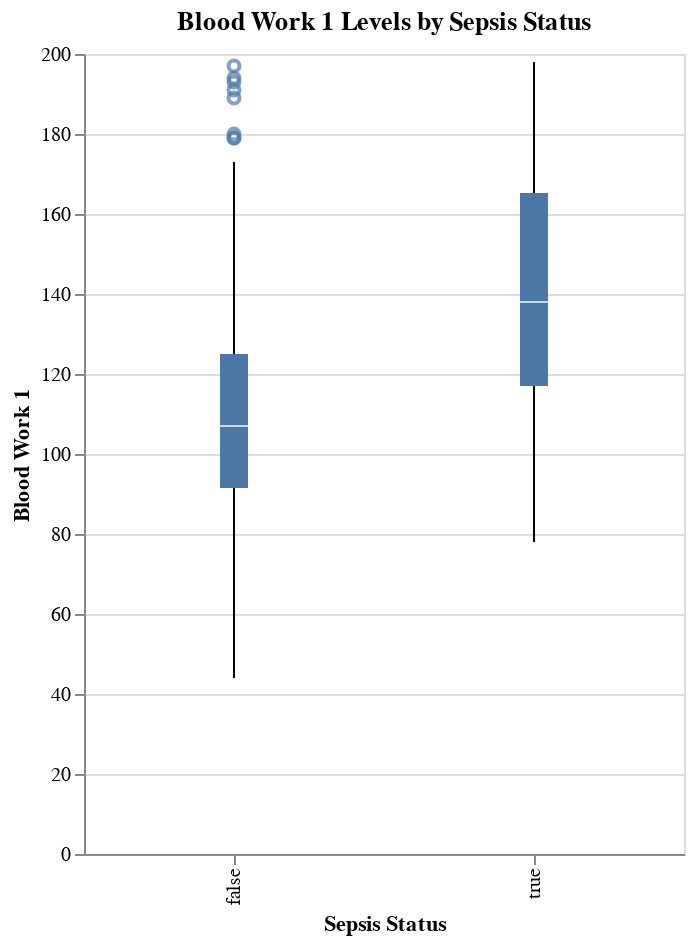

Notebook code for this chart:
### Markdown cell above
*Do patients with sepsis tend to have higher levels of Blood Work R1 compared to those without sepsis?*

### Code cell
# Create box plot for Blood Work 1 by Sepsis Status
box_plot_blood_work_1 = alt.Chart(train_df).mark_boxplot().encode(
    x=alt.X('Sepsis:N', title='Sepsis Status'),
    y=alt.Y('Blood_Work_1:Q', title='Blood Work 1')
).properties(
    width=300,
    height=400,
    title='Blood Work 1 Levels by Sepsis Status'
)

box_plot_blood_work_1

### Figure 1 — Vega-Lite specification as saved in the notebook (floating-point values rounded to 4 significant figures; data arrays with more than 128 entries replaced by an {"elided": "..."} marker saying what was removed)
{"config": {"view": {"continuousWidth": 300, "continuousHeight": 300}}, "data": {"name": "data-474081e19a18852d74d029f5b466df5a"}, "mark": {"type": "boxplot"}, "encoding": {"x": {"field": "Sepsis", "title": "Sepsis Status", "type": "nominal"}, "y": {"field": "Blood_Work_1", "title": "Blood Work 1", "type": "quantitative"}}, "height": 400, "title": "Blood Work 1 Levels by Sepsis Status", "width": 300, "$schema": "https://vega.github.io/schema/vega-lite/v5.16.3.json", "datasets": {"data-474081e19a18852d74d029f5b466df5a": {"elided": "599 records"}}}
